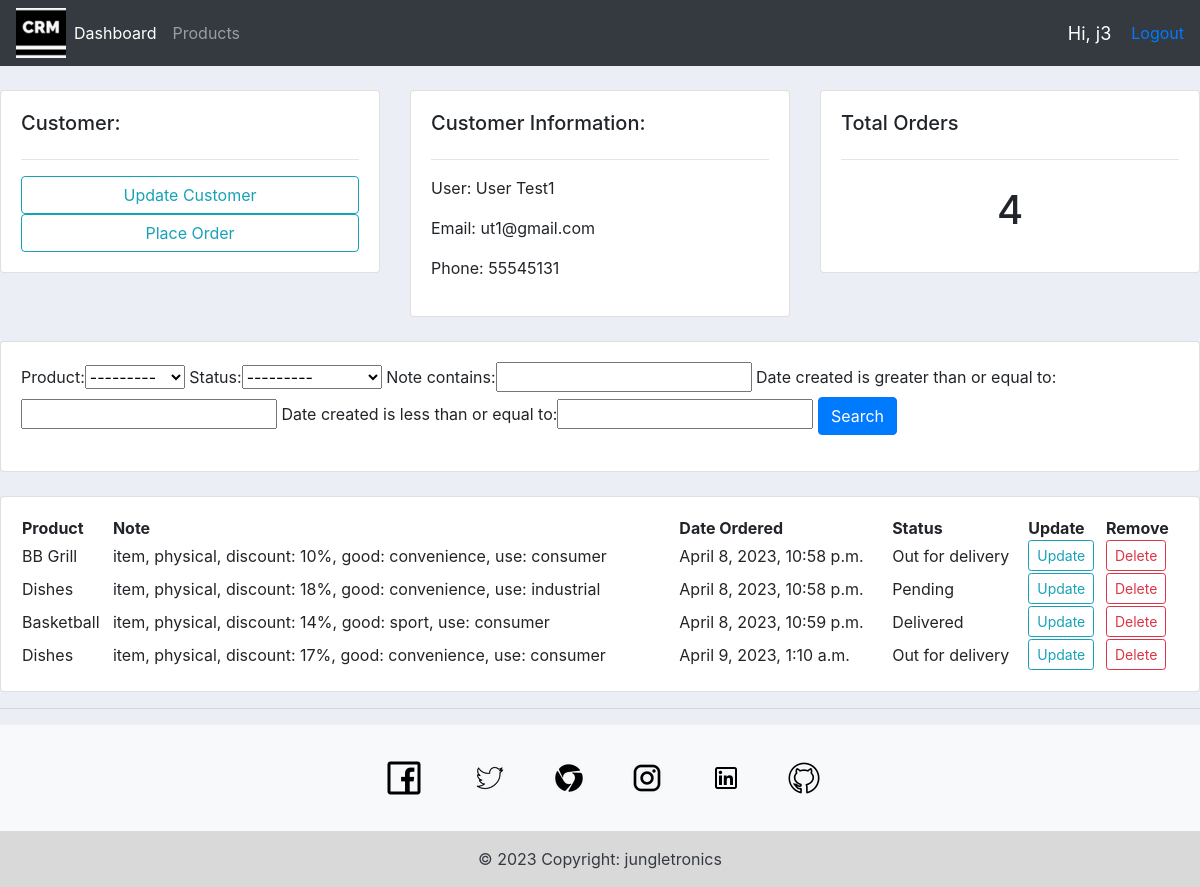
The page /customer/14/ (signed in) on the database its author committed.
### accounts/models.py (models this page shows, shortened)
class Customer(models.Model):
    user = models.OneToOneField(
        User, null=True, blank=True, on_delete=models.CASCADE)
    profile_pic = models.ImageField(
        default='default.jpg')
    name = models.CharField(max_length=200, null=True)
    phone = models.CharField(max_length=200, null=True)
    email = models.CharField(max_length=200, null=True)
    date_created = models.DateTimeField(auto_now_add=True, null=True)

class Order(models.Model):
    STATUS = (
        ('Pending', 'Pending'),
        ('Out for delivery', 'Out for delivery'),
        ('Delivered', 'Delivered')
    )
    customer = models.ForeignKey(
        Customer, null=True, on_delete=models.CASCADE)
    product = models.ForeignKey(Product, null=True, on_delete=models.CASCADE)
    date_created = models.DateTimeField(auto_now_add=True, null=True)
    status = models.CharField(max_length=200, null=True, choices=STATUS)
    note = models.CharField(max_length=100, null=True)

class Product(models.Model):
    CATEGORY = (
        ('Indoor', 'Indoor'),
        ('Out door', 'Out door')
    )
    name = models.CharField(max_length=200, null=True)
    price = models.FloatField(null=True)
    category = models.CharField(max_length=200, null=True, choices=CATEGORY)
    description = models.CharField(max_length=200, null=True)
    date_created = models.DateTimeField(auto_now_add=True, null=True)
    tags = models.ManyToManyField(Tag)
    def __str__(self):
        return self.name

### accounts/decorators.py (the view)
        def wrapper_func(request, *args, **kwargs):
            group = None
            if request.user.groups.exists():
                group = request.user.groups.all()[0].name
                print(group)
            if group in allowed_roles:
                return view_func(request, *args, **kwargs)
            else:
                return HttpResponse("You are not authorized to view this page :/")

### accounts/views.py (called while the page is built)
@login_required(login_url='login')
@is_user_allow(allowed_roles=['admin'])
def customer(request, pk):
    customer = Customer.objects.get(id=pk)
    orders = customer.order_set.all()
    total_orders = orders.count()
    myFilter = OrderFilter(request.GET, queryset=orders)
    orders = myFilter.qs
    context = {'customer': customer, 'orders': orders,
               'total_orders': total_orders, 'myFilter': myFilter}
    return render(request, 'accounts/customer.html', context)

### accounts/templates/accounts/customer.html
{% extends 'accounts/base.html' %}
{% block content %}
<br>
<div class="row">
    <div class="col-md">
        <div class="card card-body">
            <h5>Customer:</h5>
            <hr>
            <a class="btn btn-outline-info" href="{% url 'account_admin' customer.id %}">Update Customer</a>
            <a class="btn btn-outline-info" href="{% url 'create_order' customer.id %}">Place Order</a>
        </div>
    </div>
    <div class="col-md">
        <div class="card card-body">
            <h5>Customer Information:</h5>
            <hr>
            <p>User: {{customer.name}}</p>
            <p>Email: {{customer.email}}</p>
            <p>Phone: {{ customer.phone}}</p>
        </div>
    </div>
    <div class="col-md">
        <div class="card card-body">
            <h5>Total Orders</h5>
            <hr>
            <h1 style="text-align:center;padding:10px">{{orders.count}}</h1>
        </div>
    </div>
</div>
<br>
<div class="row">
    <div class="col">
        <div class="card card-body">
            <form method = "get" >
                {{myFilter.form}}
                <button class="btn btn-primary" type="submit">Search</button>
            </form>
        </div>
    </div>
</div>
<br>
<div class="row">
    <div class="col-md">
        <div class = "card card-body">
            <table>
                <tr>
                    <th>Product</th>
                    <th>Note</th>
                    <th>Date Ordered</th>
                    <th>Status</th>
                    <th>Update</th>
                    <th>Remove</th>
                </tr>
            {% for order in orders %}
                <tr>
                    <td>{{order.product}}</td>
                    <td>{{order.note}}</td>
                    <td>{{order.date_created}}</td>
                    <td>{{order.status}}</td>
                    <td><a class="btn btn-sm btn-outline-info" href="{% url 'update_order' order.id %}">Update</a></td>
                    <td><a class="btn btn-sm btn-outline-danger" href="{% url 'delete_order' order.id %}">Delete</a></td>
                </tr>
            {% endfor %}
        </table>
        </div>
    </div>
</div>
{% endblock content %}

### accounts/templates/accounts/navbar.html (shortened to what this page needs)
{% load static %}
<nav class="navbar navbar-expand-lg navbar-dark bg-dark">
  <a href="{% url 'home' %}"><img src="{% static 'images/crm_logo.png' %}" alt="CRM logo image"></a>
  <div class="collapse navbar-collapse" id="navbarNav">
    <ul class="navbar-nav">
      {% if request.user.is_staff %}
      <li class="nav-item active">
        <a class="nav-link" href="{% url 'home' %}">Dashboard</a>
      </li>
      <li class="nav-item">
        <a class="nav-link" href="{% url 'products' %}">Products</a>
      </li>
      {% else %}
      <li class="nav-item">
        <a class="nav-link" href="{% url 'account' %}">Settings</a>
      </li>
      {% endif %}
    </ul>
  </div>
  <span class="hi_msg">Hi, {{request.user}} </span>
  <span><a  href="{% url 'logout' %}">Logout</a></span>
</nav>

### static/css/style.css (style rules this page uses)
body { background-color: #ebeff5; }

### accounts/templates/accounts/navbar.html (style rules this page uses)
.hi_msg { font-size: 18px; color: #fff; margin-right: 20px; }

### rows shown on the page
Customer: name "User Test1", email "ut1@gmail.com", phone "55545131"
Order: product "BB Grill", note "item, physical, discount: 10%, good: convenience, use: consumer", date_created "April 8, 2023, 10:58 p.m.", status "Out for delivery"
Order: product "Dishes", note "item, physical, discount: 18%, good: convenience, use: industrial", date_created "April 8, 2023, 10:58 p.m.", status "Pending"
Order: product "Basketball", note "item, physical, discount: 14%, good: sport, use: consumer", date_created "April 8, 2023, 10:59 p.m.", status "Delivered"
Order: product "Dishes", note "item, physical, discount: 17%, good: convenience, use: consumer", date_created "April 9, 2023, 1:10 a.m.", status "Out for delivery"

### other values the page prints
{{ request.user }} "j3"
{{ orders.count }} "4"
